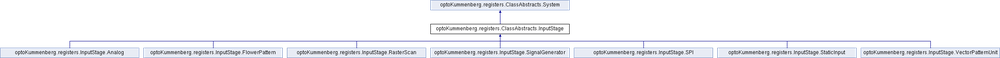
#> input picture optoMDC_html/classopto_kummenberg_1_1registers_1_1_class_abstracts_1_1_input_stage.png, 1000 x 58 px, shrunk from 2356 x 136 before the run
$ python rotate_image.py --input optoMDC_html/classopto_kummenberg_1_1registers_1_1_class_abstracts_1_1_input_stage.png
#> lines starting #> are read from the running program, lines starting #| are printed output that depends on the picture
from PIL import Image
import argparse
from PIL import Image

parser = argparse.ArgumentParser()
parser.add_argument('--input', help='input image path')
parser.add_argument('--output', help='output image path')
parser.add_argument('--degree', help='rotation degree', default=8.9)

args = parser.parse_args()

input_image_path = args.input
output_image_path = args.output

rotation_degrees = float(args.degree)

image = Image.open(input_image_path)
#> image is the input picture: PIL image 1000x58 RGBA; mean R, G, B, A 43.3, 46.5, 60.7, 53.6

width, height = image.size
#> width = 1000; height = 58
split_point = width // 2
#> split_point = 500
left_image = image.crop((0, 0, split_point, height))
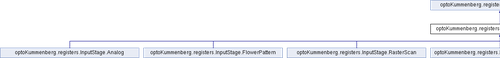
#> left_image: PIL image 500x58 RGBA; mean R, G, B, A 43.3, 46.5, 60.7, 53.6; transparent parts drawn white
right_image = image.crop((split_point, 0, width, height))
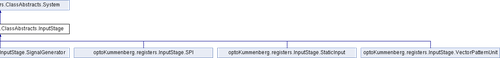
#> right_image: PIL image 500x58 RGBA; mean R, G, B, A 43.3, 46.5, 60.7, 53.6; transparent parts drawn white

rotated_right = right_image.rotate(rotation_degrees, expand=False)
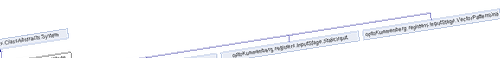
#> rotated_right: PIL image 500x58 RGBA; mean R, G, B, A 27.1, 29.3, 38.8, 32.9; transparent parts drawn white

merged_image = Image.new('RGB', (width, height))
#> merged_image: PIL image 1000x58 RGB; every value is 0
merged_image.paste(left_image, (0, 0))
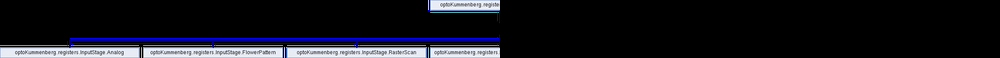
#> merged_image: PIL image 1000x58 RGB; mean R, G, B 21.7, 23.2, 30.4
merged_image.paste(rotated_right, (split_point, 0))
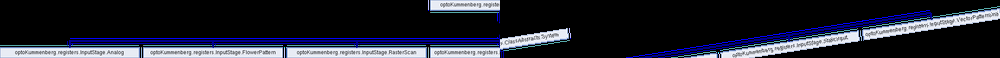
#> merged_image: PIL image 1000x58 RGB; mean R, G, B 35.2, 37.9, 49.7

#> (the run stopped early here; a loop or call above may not have finished)

$ run again, on optoMDC_html/classopto_kummenberg_1_1registers_1_1_class_abstracts_1_1_system.png
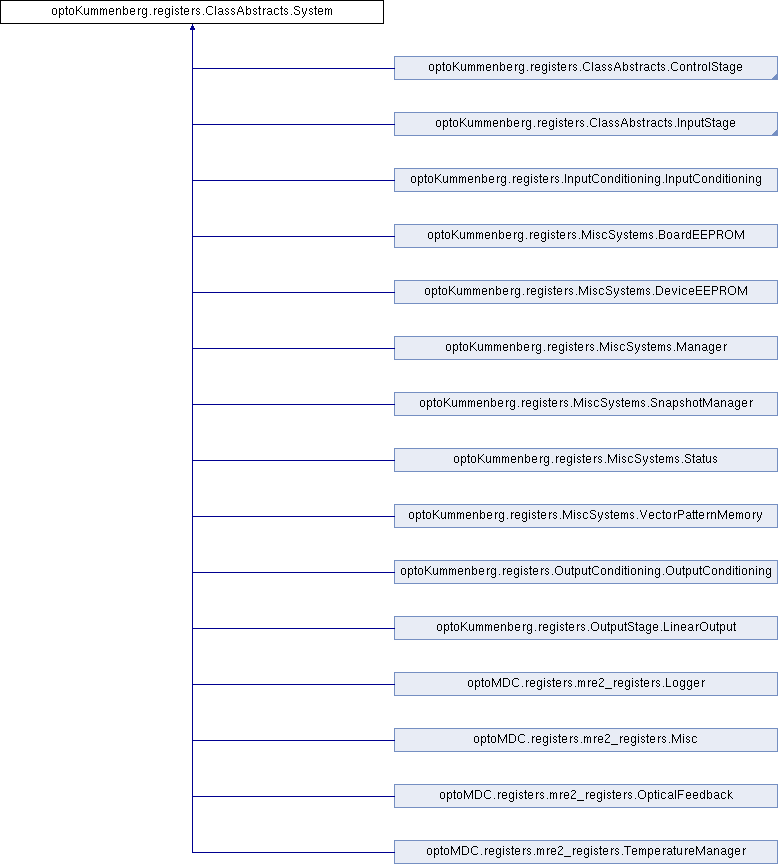
#> input picture optoMDC_html/classopto_kummenberg_1_1registers_1_1_class_abstracts_1_1_system.png, 778 x 864 px
#> image is the input picture: PIL image 778x864 P; mean R, G, B, A 242.3, 243.4, 246.7, 54.5
#> `rotated_right = right_image.rotate(rotation_degrees, expand=False)`:
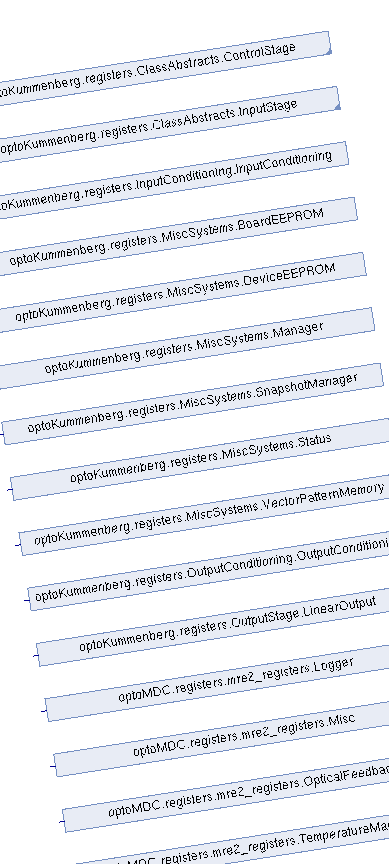
#> rotated_right: PIL image 389x864 P; mean R, G, B, A 235.1, 237.2, 241.7, 95.7; transparent parts drawn white
#> `merged_image.paste(rotated_right, (split_point, 0))`:
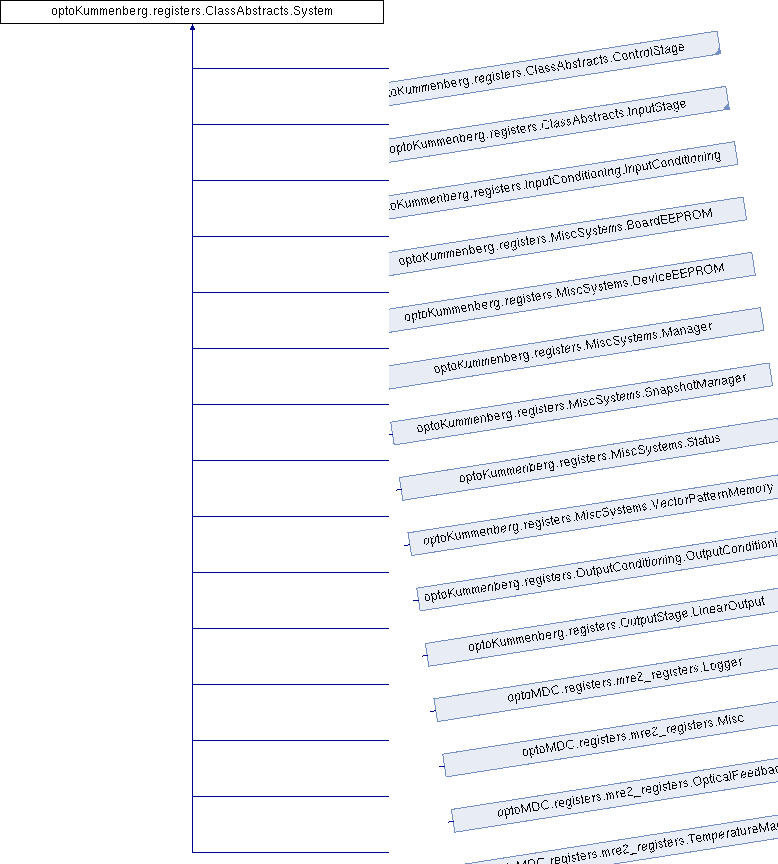
#> merged_image: PIL image 778x864 RGB; mean R, G, B 243.1, 244.1, 247.1
